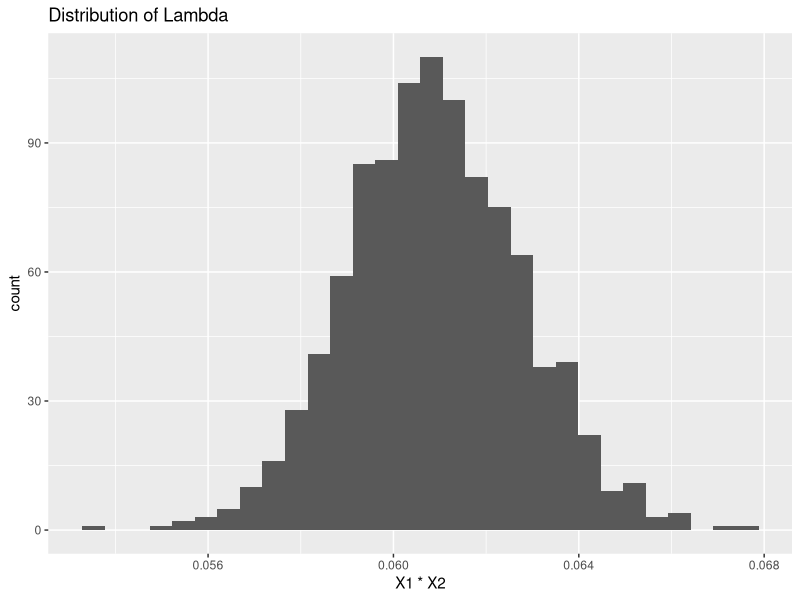

Write the R code that produced this figure.
## ---- chunk 1
knitr::opts_chunk$set(echo = FALSE)
## ---- chunk 2
knitr::opts_chunk$set(echo = TRUE, cache = TRUE)
library(MASS)
library(ggplot2)
#######################################
# This function is a Gibbs sampler
#
# Args
# start.a: initial value for a
# start.b: initial value for b
# n.sims: number of iterations to run
# data: observed data, should be in a
# data frame with one column
#
# Returns:
# A two column matrix with samples
# for a in first column and
# samples for b in second column
#######################################
## ---- chunk 3
sampleGibbs <- function(start.a, start.b, n.sims, data){
# get sum, which is sufficient statistic
x <- sum(data)
# get n
n <- nrow(data)
# create empty matrix, allocate memory for efficiency
res <- matrix(NA, nrow = n.sims, ncol = 2)
res[1,] <- c(start.a,start.b)
for (i in 2:n.sims){
# sample the values
res[i,1] <- rgamma(1, shape = n+1,
rate = res[i-1,2]*x+1)
res[i,2] <- rgamma(1, shape = n+1,
rate = res[i,1]*x+1)
}
return(res) #this gives us a matrix of simulated drawings for a and b
}
## ---- chunk 4
# run Gibbs sampler
n.sims <- 1000
a = 0.2
b = 0.3 #these are our actual parameter values

set.seed(455)
dist <- rexp(n = n.sims, a*b)
data <-data.frame(dist)

# return the result (res)
res <- sampleGibbs(.25,.25, n.sims, data)
res.mat <- data.frame(res)

#ggplot(res.mat,aes(x=X1,y=X2))+
  #geom_point()+
  #xlab("Alpha")+
  #ylab("Beta")

ggplot(res.mat, aes(x = X1*X2))+ #we know from our exponential distribution that lambda = ab, so we can find the distribution of lambda for parameter estimation
  geom_histogram()+
  ggtitle("Distribution of Lambda")
